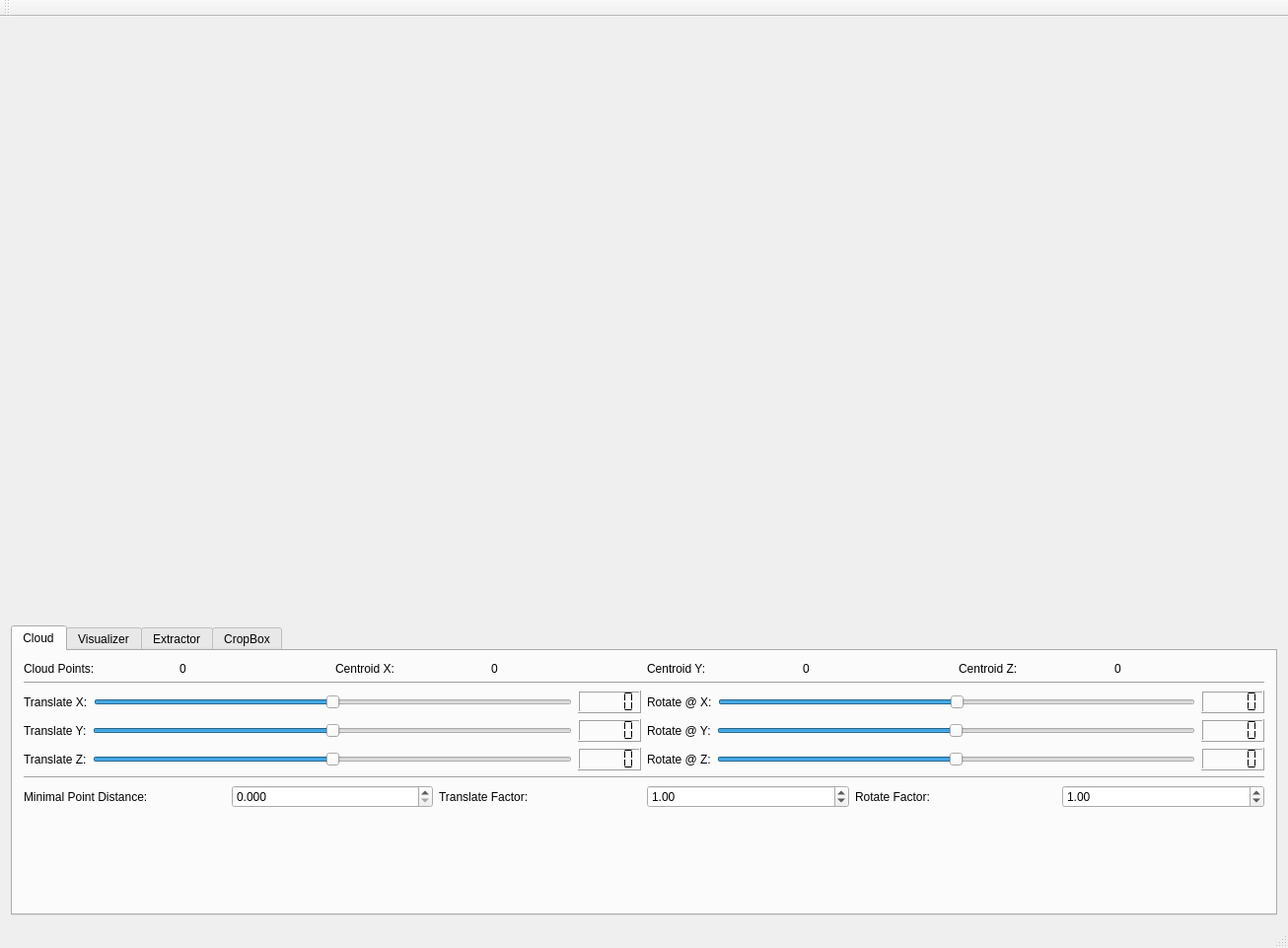
<?xml version="1.0" encoding="UTF-8"?>
<ui version="4.0">
 <class>MainWindow</class>
 <widget class="QMainWindow" name="MainWindow">
  <property name="geometry">
   <rect>
    <x>0</x>
    <y>0</y>
    <width>1306</width>
    <height>961</height>
   </rect>
  </property>
  <property name="windowTitle">
   <string>MainWindow</string>
  </property>
  <widget class="QWidget" name="centralWidget">
   <layout class="QVBoxLayout" name="verticalLayout">
    <item>
     <widget class="QVTKWidget" name="widget_cloudVisualizer" native="true">
      <property name="minimumSize">
       <size>
        <width>800</width>
        <height>600</height>
       </size>
      </property>
     </widget>
    </item>
    <item>
     <widget class="QTabWidget" name="tabWidget_controller">
      <property name="currentIndex">
       <number>0</number>
      </property>
      <widget class="QWidget" name="tab_cloud">
       <attribute name="title">
        <string>Cloud</string>
       </attribute>
       <layout class="QVBoxLayout" name="verticalLayout_2">
        <item>
         <layout class="QHBoxLayout" name="horizontalLayout_cloudOut">
          <property name="sizeConstraint">
           <enum>QLayout::SetDefaultConstraint</enum>
          </property>
          <item>
           <widget class="QLabel" name="label_cloudLabelPoints">
            <property name="text">
             <string>Cloud Points: </string>
            </property>
           </widget>
          </item>
          <item>
           <widget class="QLabel" name="label_cloudValuePoints">
            <property name="text">
             <string>0</string>
            </property>
           </widget>
          </item>
          <item>
           <widget class="QLabel" name="label_cloudLabelCentroidX">
            <property name="text">
             <string>Centroid X:</string>
            </property>
           </widget>
          </item>
          <item>
           <widget class="QLabel" name="label_cloudValueCentroidX">
            <property name="text">
             <string>0</string>
            </property>
           </widget>
          </item>
          <item>
           <widget class="QLabel" name="label_cloudLabelCentroidY">
            <property name="text">
             <string>Centroid Y:</string>
            </property>
           </widget>
          </item>
          <item>
           <widget class="QLabel" name="label_cloudValueCentroidY">
            <property name="text">
             <string>0</string>
            </property>
           </widget>
          </item>
          <item>
           <widget class="QLabel" name="label_cloudLabelCentroidZ">
            <property name="text">
             <string>Centroid Z:</string>
            </property>
           </widget>
          </item>
          <item>
           <widget class="QLabel" name="label_cloudValueCentroidZ">
            <property name="text">
             <string>0</string>
            </property>
           </widget>
          </item>
         </layout>
        </item>
        <item>
         <widget class="Line" name="line_cloud1">
          <property name="orientation">
           <enum>Qt::Horizontal</enum>
          </property>
         </widget>
        </item>
        <item>
         <layout class="QHBoxLayout" name="horizontalLayout_cloudTransform">
          <item>
           <layout class="QVBoxLayout" name="verticalLayout_cloudTranslate">
            <item>
             <layout class="QHBoxLayout" name="horizontalLayout_cloudTranslateX">
              <item>
               <widget class="QLabel" name="label_cloudLabelTranslateX">
                <property name="text">
                 <string>Translate X:</string>
                </property>
               </widget>
              </item>
              <item>
               <widget class="QSlider" name="horizontalSlider_cloudValueTranslateX">
                <property name="minimum">
                 <number>-100</number>
                </property>
                <property name="maximum">
                 <number>100</number>
                </property>
                <property name="value">
                 <number>0</number>
                </property>
                <property name="orientation">
                 <enum>Qt::Horizontal</enum>
                </property>
               </widget>
              </item>
              <item>
               <widget class="QLCDNumber" name="lcdNumber_cloudLcdTranslateX">
                <property name="segmentStyle">
                 <enum>QLCDNumber::Flat</enum>
                </property>
               </widget>
              </item>
             </layout>
            </item>
            <item>
             <layout class="QHBoxLayout" name="horizontalLayout_cloudTranslateY">
              <item>
               <widget class="QLabel" name="label_cloudLabelTranslateY">
                <property name="text">
                 <string>Translate Y:</string>
                </property>
               </widget>
              </item>
              <item>
               <widget class="QSlider" name="horizontalSlider_cloudValueTranslateY">
                <property name="minimum">
                 <number>-100</number>
                </property>
                <property name="maximum">
                 <number>100</number>
                </property>
                <property name="orientation">
                 <enum>Qt::Horizontal</enum>
                </property>
               </widget>
              </item>
              <item>
               <widget class="QLCDNumber" name="lcdNumber_cloudLcdTranslateY">
                <property name="segmentStyle">
                 <enum>QLCDNumber::Flat</enum>
                </property>
               </widget>
              </item>
             </layout>
            </item>
            <item>
             <layout class="QHBoxLayout" name="horizontalLayout_cloudTranslateZ">
              <item>
               <widget class="QLabel" name="label_cloudLabelTranslateZ">
                <property name="text">
                 <string>Translate Z:</string>
                </property>
               </widget>
              </item>
              <item>
               <widget class="QSlider" name="horizontalSlider_cloudValueTranslateZ">
                <property name="minimum">
                 <number>-100</number>
                </property>
                <property name="maximum">
                 <number>100</number>
                </property>
                <property name="orientation">
                 <enum>Qt::Horizontal</enum>
                </property>
               </widget>
              </item>
              <item>
               <widget class="QLCDNumber" name="lcdNumber_cloudLcdTranslateZ">
                <property name="lineWidth">
                 <number>1</number>
                </property>
                <property name="segmentStyle">
                 <enum>QLCDNumber::Flat</enum>
                </property>
               </widget>
              </item>
             </layout>
            </item>
           </layout>
          </item>
          <item>
           <layout class="QVBoxLayout" name="verticalLayout_cloudRotate">
            <item>
             <layout class="QHBoxLayout" name="horizontalLayout_cloudRotateX">
              <item>
               <widget class="QLabel" name="label_cloudLabelRotateX">
                <property name="text">
                 <string>Rotate @ X:</string>
                </property>
               </widget>
              </item>
              <item>
               <widget class="QSlider" name="horizontalSlider_cloudValueRotateX">
                <property name="minimum">
                 <number>-180</number>
                </property>
                <property name="maximum">
                 <number>180</number>
                </property>
                <property name="orientation">
                 <enum>Qt::Horizontal</enum>
                </property>
               </widget>
              </item>
              <item>
               <widget class="QLCDNumber" name="lcdNumber_cloudLcdRotateX">
                <property name="segmentStyle">
                 <enum>QLCDNumber::Flat</enum>
                </property>
               </widget>
              </item>
             </layout>
            </item>
            <item>
             <layout class="QHBoxLayout" name="horizontalLayout_cloudRotateY">
              <item>
               <widget class="QLabel" name="label_cloudLabelRotateY">
                <property name="text">
                 <string>Rotate @ Y:</string>
                </property>
               </widget>
              </item>
              <item>
               <widget class="QSlider" name="horizontalSlider_cloudValueRotateY">
                <property name="minimum">
                 <number>-180</number>
                </property>
                <property name="maximum">
                 <number>180</number>
                </property>
                <property name="orientation">
                 <enum>Qt::Horizontal</enum>
                </property>
               </widget>
              </item>
              <item>
               <widget class="QLCDNumber" name="lcdNumber_cloudLcdRotateY">
                <property name="segmentStyle">
                 <enum>QLCDNumber::Flat</enum>
                </property>
               </widget>
              </item>
             </layout>
            </item>
            <item>
             <layout class="QHBoxLayout" name="horizontalLayout_cloudRotateZ">
              <item>
               <widget class="QLabel" name="label_cloudLabelRotateZ">
                <property name="text">
                 <string>Rotate @ Z:</string>
                </property>
               </widget>
              </item>
              <item>
               <widget class="QSlider" name="horizontalSlider_cloudValueRotateZ">
                <property name="minimum">
                 <number>-180</number>
                </property>
                <property name="maximum">
                 <number>180</number>
                </property>
                <property name="orientation">
                 <enum>Qt::Horizontal</enum>
                </property>
               </widget>
              </item>
              <item>
               <widget class="QLCDNumber" name="lcdNumber_cloudLcdRotateZ">
                <property name="segmentStyle">
                 <enum>QLCDNumber::Flat</enum>
                </property>
               </widget>
              </item>
             </layout>
            </item>
           </layout>
          </item>
         </layout>
        </item>
        <item>
         <widget class="Line" name="line_cloud2">
          <property name="orientation">
           <enum>Qt::Horizontal</enum>
          </property>
         </widget>
        </item>
        <item>
         <layout class="QHBoxLayout" name="horizontalLayout_cloudFactors">
          <item>
           <widget class="QLabel" name="label_cloudLabelMinimalPointDistance">
            <property name="text">
             <string>Minimal Point Distance:</string>
            </property>
           </widget>
          </item>
          <item>
           <widget class="QDoubleSpinBox" name="doubleSpinBox_cloudValueMinimalPointDistance">
            <property name="decimals">
             <number>3</number>
            </property>
            <property name="singleStep">
             <double>0.100000000000000</double>
            </property>
            <property name="value">
             <double>0.000000000000000</double>
            </property>
           </widget>
          </item>
          <item>
           <widget class="QLabel" name="label_cloudLabelTranslateFactor">
            <property name="text">
             <string>Translate Factor:</string>
            </property>
           </widget>
          </item>
          <item>
           <widget class="QDoubleSpinBox" name="doubleSpinBox_cloudValueTranslateFactor">
            <property name="singleStep">
             <double>0.100000000000000</double>
            </property>
            <property name="value">
             <double>1.000000000000000</double>
            </property>
           </widget>
          </item>
          <item>
           <widget class="QLabel" name="label_cloudLabelRotateFactor">
            <property name="text">
             <string>Rotate Factor:</string>
            </property>
           </widget>
          </item>
          <item>
           <widget class="QDoubleSpinBox" name="doubleSpinBox_cloudValueRotateFactor">
            <property name="singleStep">
             <double>0.100000000000000</double>
            </property>
            <property name="value">
             <double>1.000000000000000</double>
            </property>
           </widget>
          </item>
         </layout>
        </item>
        <item>
         <spacer name="verticalSpacer">
          <property name="orientation">
           <enum>Qt::Vertical</enum>
          </property>
          <property name="sizeHint" stdset="0">
           <size>
            <width>20</width>
            <height>40</height>
           </size>
          </property>
         </spacer>
        </item>
       </layout>
      </widget>
      <widget class="QWidget" name="tab_visualizer">
       <attribute name="title">
        <string>Visualizer</string>
       </attribute>
       <layout class="QVBoxLayout" name="verticalLayout_4">
        <item>
         <widget class="QPushButton" name="pushButton_visualizerCameraReset">
          <property name="text">
           <string>Reset Camera</string>
          </property>
         </widget>
        </item>
        <item>
         <widget class="QSlider" name="horizontalSlider_zoomLevel">
          <property name="minimum">
           <number>1</number>
          </property>
          <property name="maximum">
           <number>199</number>
          </property>
          <property name="value">
           <number>100</number>
          </property>
          <property name="orientation">
           <enum>Qt::Horizontal</enum>
          </property>
         </widget>
        </item>
       </layout>
      </widget>
      <widget class="QWidget" name="tab_extractor">
       <attribute name="title">
        <string>Extractor</string>
       </attribute>
       <widget class="QPushButton" name="pushButton_extractPlane">
        <property name="geometry">
         <rect>
          <x>-40</x>
          <y>150</y>
          <width>1222</width>
          <height>32</height>
         </rect>
        </property>
        <property name="text">
         <string>Extract Plane</string>
        </property>
       </widget>
       <widget class="QLCDNumber" name="lcdNumber">
        <property name="geometry">
         <rect>
          <x>250</x>
          <y>120</y>
          <width>64</width>
          <height>23</height>
         </rect>
        </property>
        <property name="segmentStyle">
         <enum>QLCDNumber::Flat</enum>
        </property>
       </widget>
      </widget>
      <widget class="QWidget" name="tab_cropBox">
       <attribute name="title">
        <string>CropBox</string>
       </attribute>
       <layout class="QVBoxLayout" name="verticalLayout_3">
        <item>
         <layout class="QHBoxLayout" name="horizontalLayout_cropBoxTransform">
          <item>
           <layout class="QVBoxLayout" name="verticalLayout_cropBoxTranslate">
            <item>
             <layout class="QHBoxLayout" name="horizontalLayout_cropBoxTranslateX">
              <item>
               <widget class="QLabel" name="label_cropBoxLabelTranslateX">
                <property name="text">
                 <string>Translate X:</string>
                </property>
               </widget>
              </item>
              <item>
               <widget class="QSlider" name="horizontalSlider_cropBoxValueTranslateX">
                <property name="minimum">
                 <number>-100</number>
                </property>
                <property name="maximum">
                 <number>100</number>
                </property>
                <property name="value">
                 <number>0</number>
                </property>
                <property name="orientation">
                 <enum>Qt::Horizontal</enum>
                </property>
               </widget>
              </item>
              <item>
               <widget class="QLCDNumber" name="lcdNumber_cropBoxLcdTranslateX">
                <property name="segmentStyle">
                 <enum>QLCDNumber::Flat</enum>
                </property>
               </widget>
              </item>
             </layout>
            </item>
            <item>
             <layout class="QHBoxLayout" name="horizontalLayout_cropBoxTranslateY">
              <item>
               <widget class="QLabel" name="label_cropBoxLabelTranslateY">
                <property name="text">
                 <string>Translate Y:</string>
                </property>
               </widget>
              </item>
              <item>
               <widget class="QSlider" name="horizontalSlider_cropBoxValueTranslateY">
                <property name="minimum">
                 <number>-100</number>
                </property>
                <property name="maximum">
                 <number>100</number>
                </property>
                <property name="orientation">
                 <enum>Qt::Horizontal</enum>
                </property>
               </widget>
              </item>
              <item>
               <widget class="QLCDNumber" name="lcdNumber_cropBoxLcdTranslateY">
                <property name="segmentStyle">
                 <enum>QLCDNumber::Flat</enum>
                </property>
               </widget>
              </item>
             </layout>
            </item>
            <item>
             <layout class="QHBoxLayout" name="horizontalLayout_cropBoxTranslateZ">
              <item>
               <widget class="QLabel" name="label_cropBoxLabelTranslateZ">
                <property name="text">
                 <string>Translate Z:</string>
                </property>
               </widget>
              </item>
              <item>
               <widget class="QSlider" name="horizontalSlider_cropBoxValueTranslateZ">
                <property name="minimum">
                 <number>-100</number>
                </property>
                <property name="maximum">
                 <number>100</number>
                </property>
                <property name="orientation">
                 <enum>Qt::Horizontal</enum>
                </property>
               </widget>
              </item>
              <item>
               <widget class="QLCDNumber" name="lcdNumber_cropBoxLcdTranslateZ">
                <property name="lineWidth">
                 <number>1</number>
                </property>
                <property name="segmentStyle">
                 <enum>QLCDNumber::Flat</enum>
                </property>
               </widget>
              </item>
             </layout>
            </item>
           </layout>
          </item>
          <item>
           <layout class="QVBoxLayout" name="verticalLayout_cropBoxRotate">
            <item>
             <layout class="QHBoxLayout" name="horizontalLayout_cropBoxRotateX">
              <item>
               <widget class="QLabel" name="label_cropBoxLabelRotateX">
                <property name="text">
                 <string>Rotate @ X:</string>
                </property>
               </widget>
              </item>
              <item>
               <widget class="QSlider" name="horizontalSlider_cropBoxValueRotateX">
                <property name="minimum">
                 <number>-180</number>
                </property>
                <property name="maximum">
                 <number>180</number>
                </property>
                <property name="orientation">
                 <enum>Qt::Horizontal</enum>
                </property>
               </widget>
              </item>
              <item>
               <widget class="QLCDNumber" name="lcdNumber_cropBoxLcdRotateX">
                <property name="segmentStyle">
                 <enum>QLCDNumber::Flat</enum>
                </property>
               </widget>
              </item>
             </layout>
            </item>
            <item>
             <layout class="QHBoxLayout" name="horizontalLayout_cropBoxRotateY">
              <item>
               <widget class="QLabel" name="label_cropBoxLabelRotateY">
                <property name="text">
                 <string>Rotate @ Y:</string>
                </property>
               </widget>
              </item>
              <item>
               <widget class="QSlider" name="horizontalSlider_cropBoxValueRotateY">
                <property name="minimum">
                 <number>-180</number>
                </property>
                <property name="maximum">
                 <number>180</number>
                </property>
                <property name="orientation">
                 <enum>Qt::Horizontal</enum>
                </property>
               </widget>
              </item>
              <item>
               <widget class="QLCDNumber" name="lcdNumber_cropBoxLcdRotateY">
                <property name="segmentStyle">
                 <enum>QLCDNumber::Flat</enum>
                </property>
               </widget>
              </item>
             </layout>
            </item>
            <item>
             <layout class="QHBoxLayout" name="horizontalLayout_cropBoxRotateZ">
              <item>
               <widget class="QLabel" name="label_cropBoxabelRotateZ">
                <property name="text">
                 <string>Rotate @ Z:</string>
                </property>
               </widget>
              </item>
              <item>
               <widget class="QSlider" name="horizontalSlider_cropBoxValueRotateZ">
                <property name="minimum">
                 <number>-180</number>
                </property>
                <property name="maximum">
                 <number>180</number>
                </property>
                <property name="orientation">
                 <enum>Qt::Horizontal</enum>
                </property>
               </widget>
              </item>
              <item>
               <widget class="QLCDNumber" name="lcdNumber_cropBoxLcdRotateZ">
                <property name="segmentStyle">
                 <enum>QLCDNumber::Flat</enum>
                </property>
               </widget>
              </item>
             </layout>
            </item>
           </layout>
          </item>
         </layout>
        </item>
        <item>
         <layout class="QHBoxLayout" name="horizontalLayout_cropBoxFactors">
          <item>
           <widget class="QLabel" name="label_cropBoxLabelMinimalPointDistance">
            <property name="text">
             <string>Minimal Point Distance:</string>
            </property>
           </widget>
          </item>
          <item>
           <widget class="QDoubleSpinBox" name="doubleSpinBox_cropBoxValueTranslateFactor">
            <property name="singleStep">
             <double>0.100000000000000</double>
            </property>
            <property name="value">
             <double>1.000000000000000</double>
            </property>
           </widget>
          </item>
          <item>
           <widget class="QLabel" name="label_cropBoxLabelRotateFactor">
            <property name="text">
             <string>Rotate Factor:</string>
            </property>
           </widget>
          </item>
          <item>
           <widget class="QDoubleSpinBox" name="doubleSpinBox_cropBoxValueRotateFactor">
            <property name="singleStep">
             <double>0.100000000000000</double>
            </property>
            <property name="value">
             <double>1.000000000000000</double>
            </property>
           </widget>
          </item>
          <item>
           <widget class="QLabel" name="label_cropBoxLabelTranslateFactor">
            <property name="text">
             <string>Translate Factor:</string>
            </property>
           </widget>
          </item>
          <item>
           <widget class="QDoubleSpinBox" name="doubleSpinBox_cropBoxValueMinimalPointDistance">
            <property name="decimals">
             <number>3</number>
            </property>
            <property name="singleStep">
             <double>0.100000000000000</double>
            </property>
            <property name="value">
             <double>0.100000000000000</double>
            </property>
           </widget>
          </item>
         </layout>
        </item>
        <item>
         <widget class="QPushButton" name="pushButton_crop">
          <property name="text">
           <string>Crop</string>
          </property>
         </widget>
        </item>
       </layout>
      </widget>
     </widget>
    </item>
   </layout>
  </widget>
  <widget class="QMenuBar" name="menuBar">
   <property name="geometry">
    <rect>
     <x>0</x>
     <y>0</y>
     <width>1306</width>
     <height>19</height>
    </rect>
   </property>
  </widget>
  <widget class="QToolBar" name="mainToolBar">
   <attribute name="toolBarArea">
    <enum>TopToolBarArea</enum>
   </attribute>
   <attribute name="toolBarBreak">
    <bool>false</bool>
   </attribute>
  </widget>
  <widget class="QStatusBar" name="statusBar"/>
 </widget>
 <layoutdefault spacing="6" margin="11"/>
 <customwidgets>
  <customwidget>
   <class>QVTKWidget</class>
   <extends>QWidget</extends>
   <header>QVTKWidget.h</header>
   <container>1</container>
  </customwidget>
 </customwidgets>
 <resources/>
 <connections/>
</ui>
